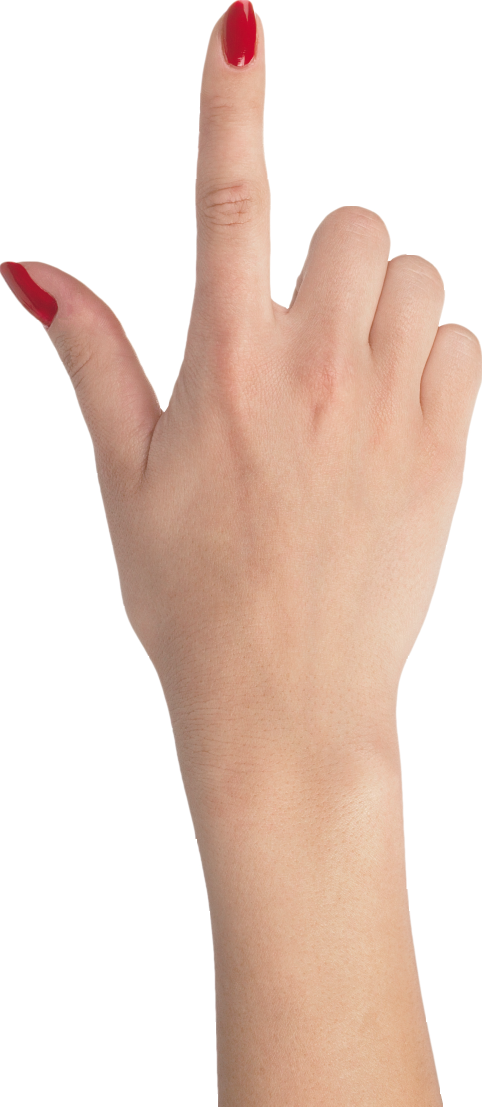
#> input picture face_gesture/test_image.png, 964 x 2213 px, given in place of the camera (shown at 1/2 size)
$ python finger_detection.py   (older library calls are emulated)
#> lines starting #> are read from the running program, lines starting #| are printed output that depends on the picture; after the words box and inside, x2 and y2 are one past the last pixel; in counts of white or black regions, pixels touching at a corner belong together
import cv2
import numpy as np
import copy
import math


cap_region_x_begin=0.5
cap_region_y_end=0.8
threshold = 60
blurValue = 41  # GaussianBlur parameter
bgSubThreshold = 50
learningRate = 0

# variables
isBgCaptured = 0   # bool, whether the background captured
triggerSwitch = False  # if true, keyborad simulator works

def printThreshold(thr):
    print("! Changed threshold to "+str(thr))


def removeBG(frame):
    fgmask = bgModel.apply(frame,learningRate=learningRate)
    # kernel = cv2.getStructuringElement(cv2.MORPH_ELLIPSE, (3, 3))
    # res = cv2.morphologyEx(fgmask, cv2.MORPH_OPEN, kernel)

    kernel = np.ones((3, 3), np.uint8)
    fgmask = cv2.erode(fgmask, kernel, iterations=1)
    res = cv2.bitwise_and(frame, frame, mask=fgmask)
    return res


def calculateFingers(res,drawing):  # -> finished bool, cnt: finger count
    #  convexity defect
    hull = cv2.convexHull(res, returnPoints=False)
    if len(hull) > 3:
        defects = cv2.convexityDefects(res, hull)
        if type(defects) != type(None):  # avoid crashing.   (BUG not found)

            cnt = 0
            for i in range(defects.shape[0]):  # calculate the angle
                s, e, f, d = defects[i][0]
                start = tuple(res[s][0])
                end = tuple(res[e][0])
                far = tuple(res[f][0])
                a = math.sqrt((end[0] - start[0]) ** 2 + (end[1] - start[1]) ** 2)
                b = math.sqrt((far[0] - start[0]) ** 2 + (far[1] - start[1]) ** 2)
                c = math.sqrt((end[0] - far[0]) ** 2 + (end[1] - far[1]) ** 2)
                angle = math.acos((b ** 2 + c ** 2 - a ** 2) / (2 * b * c))  # cosine theorem
                if angle <= math.pi / 2:  # angle less than 90 degree, treat as fingers
                    cnt += 1
                    cv2.circle(drawing, far, 8, [211, 84, 0], -1)
            return True, cnt
    return False, 0


# Camera
camera = cv2.VideoCapture(0)
camera.set(10,200)
cv2.namedWindow('original')
cv2.createTrackbar('trh1', 'original', threshold, 100, printThreshold)


while camera.isOpened():
    ret, frame = camera.read()
#> frame is the input picture: shape (2213, 964, 3); mean B, G, R 201.9, 212.7, 233.9
    threshold = cv2.getTrackbarPos('trh1', 'original')
    frame = cv2.bilateralFilter(frame, 5, 50, 100)  # smoothing filter
    frame = cv2.flip(frame, 1)  # flip the frame horizontally
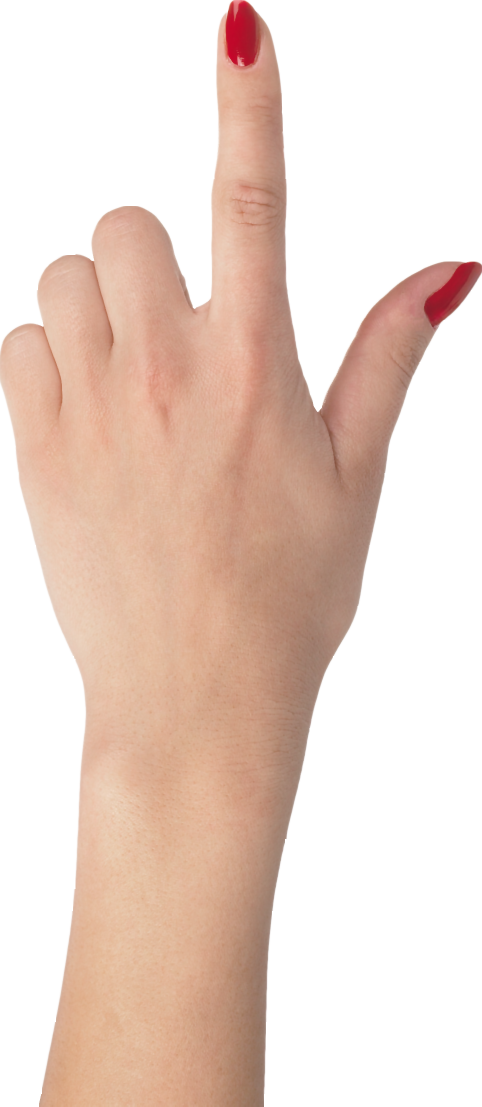
#> frame: shape (2213, 964, 3) (shown at 1/2 size); mean B, G, R 201.9, 212.7, 233.9
    cv2.rectangle(frame, (int(cap_region_x_begin * frame.shape[1]), 0),
                 (frame.shape[1], int(cap_region_y_end * frame.shape[0])), (255, 0, 0), 2)
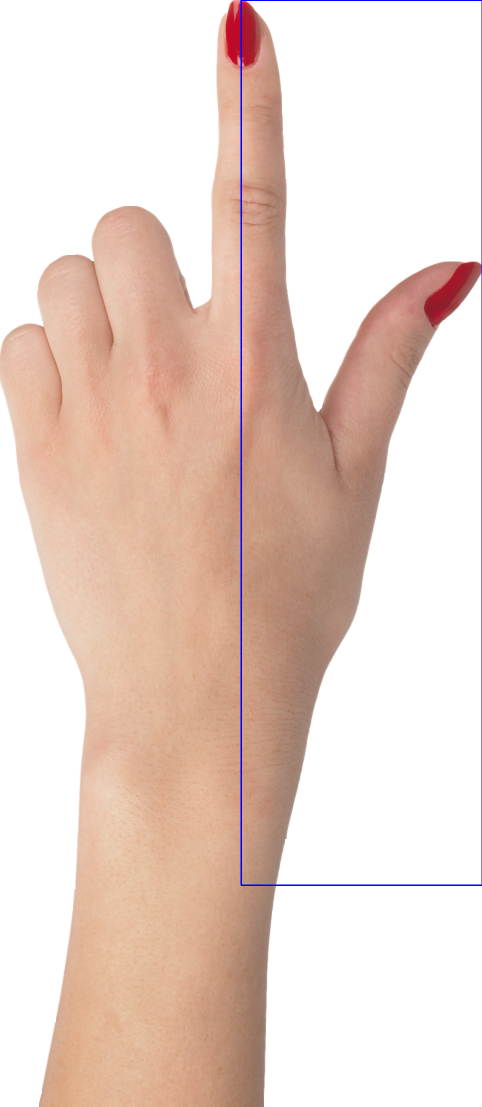
#> frame: shape (2213, 964, 3) (shown at 1/2 size); 0.44% of pixels changed, all inside (x1, y1, x2, y2) = (481, 0, 964, 1772)
    cv2.imshow('original', frame)

    #  Main operation
    if isBgCaptured == 1:  # this part wont run until background captured
        img = removeBG(frame)
        img = img[0:int(cap_region_y_end * frame.shape[0]),
                    int(cap_region_x_begin * frame.shape[1]):frame.shape[1]]  # clip the ROI
        cv2.imshow('mask', img)

        # convert the image into binary image
        gray = cv2.cvtColor(img, cv2.COLOR_BGR2GRAY)
        blur = cv2.GaussianBlur(gray, (blurValue, blurValue), 0)
        cv2.imshow('blur', blur)
        ret, thresh = cv2.threshold(blur, threshold, 255, cv2.THRESH_BINARY)
        cv2.imshow('ori', thresh)


        # get the coutours
        thresh1 = copy.deepcopy(thresh)
        _,contours, hierarchy = cv2.findContours(thresh1, cv2.RETR_TREE, cv2.CHAIN_APPROX_SIMPLE)
        length = len(contours)
        maxArea = -1
        if length > 0:
            for i in range(length):  # find the biggest contour (according to area)
                temp = contours[i]
                area = cv2.contourArea(temp)
                if area > maxArea:
                    maxArea = area
                    ci = i

            res = contours[ci]
            hull = cv2.convexHull(res)
            drawing = np.zeros(img.shape, np.uint8)
            cv2.drawContours(drawing, [res], 0, (0, 255, 0), 2)
            cv2.drawContours(drawing, [hull], 0, (0, 0, 255), 3)

            isFinishCal,cnt = calculateFingers(res,drawing)
            if triggerSwitch is True:
                if isFinishCal is True and cnt <= 2:
                    print (cnt)
                    #app('System Events').keystroke(' ')  # simulate pressing blank space


        cv2.imshow('output', drawing)

    # Keyboard OP
    k = cv2.waitKey(10)
#> (key Esc is pressed here)
    if k == 27:  # press ESC to exit
        break
    elif k == ord('b'):  # press 'b' to capture the background
        bgModel = cv2.createBackgroundSubtractorMOG2(0, bgSubThreshold)
        isBgCaptured = 1
        print( '!!!Background Captured!!!')
    elif k == ord('r'):  # press 'r' to reset the background
        bgModel = None
        triggerSwitch = False
        isBgCaptured = 0
        print ('!!!Reset BackGround!!!')
    elif k == ord('n'):
        triggerSwitch = True
        print ('!!!Trigger On!!!')

cv2.destroyAllWindows()
camera.release()
